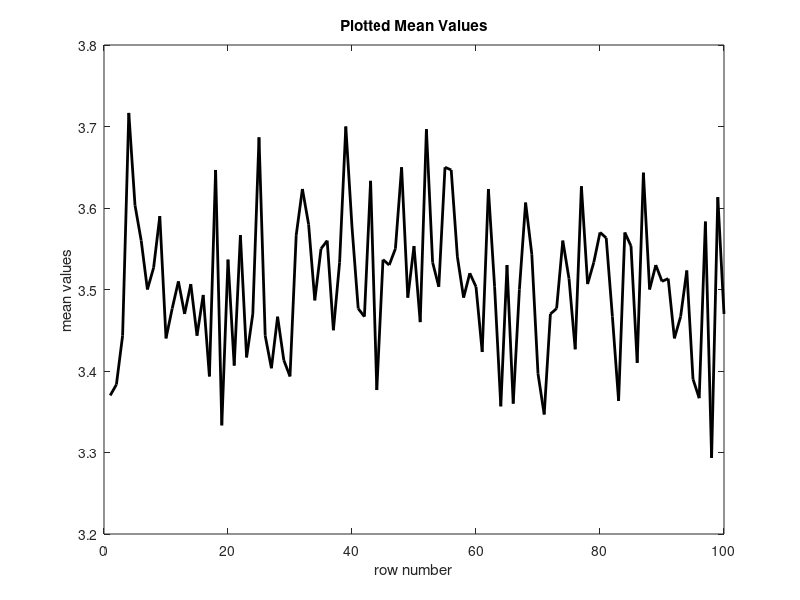

Source code (MATLAB):
% Description:
% Generate rand int between 1 and 6 for 2D array. Calculate mean value for 
% each row, save the mean values to a 1D array. Count num rows with mean 
% value range 3.44 to 3.56 (include bounds). Calculate percent rows with 
% mean withing range. Output percentage to cmd window w 2 decimal places. 
% Plot mean values on y-axis and row number on x-axis. Include title and 
% labels.
clear all; clc;

%%%%%   random array
rng(3);
A = randi([1, 6], 100,300);     % 2D array 100r,300c --> randnum [1,6]

%%% CALC MEAN VALUE
avg = zeros(100);           % array of means

for i = 1:100                   % rows
    sum = 0;
    for j = 1:300               % columns
        sum = sum + A(i,j);         % get sum of row
    end
    mean = sum / 300;
    avg(i) = mean;
end

%%% COUNT IN RANGE
sum = 0;

for i = 1:100
    if avg(i) >= 3.44 && avg(i) <= 3.56     % numbers in range
        sum = sum + 1;
    end
end

in_range = sum / 100;      % decimal form percentage
fprintf('in range: %0.2f\n', in_range)

%%% PLOT

i = 1:1:100;
    plot(i,avg(i),'-k','LineWidth',2)
       xlabel('row number')
       ylabel('mean values')
       title('Plotted Mean Values')

